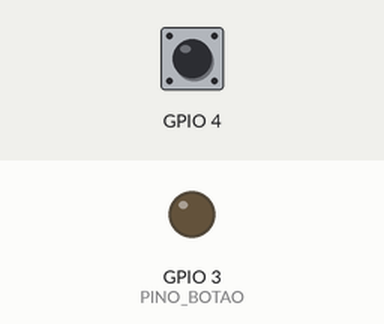
Bench run of a sketch on a simulated ESP32-C6. Parts: output pins drawn as LEDs (lit = HIGH). The inputs (shaded band) are chosen by the test bench; at power-on: GPIO 4 HIGH.

Above: at 1.2 s.
1.3 s: GPIO 4 pulled LOW for 0.15 s
At 1.37 s:
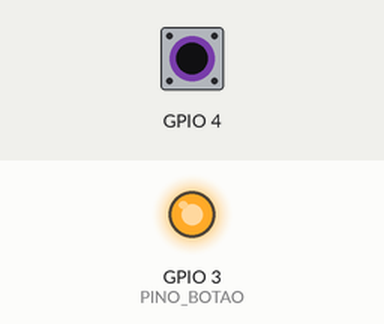
2.9 s: GPIO 4 pulled LOW for 3.2 s
At 6.8 s:
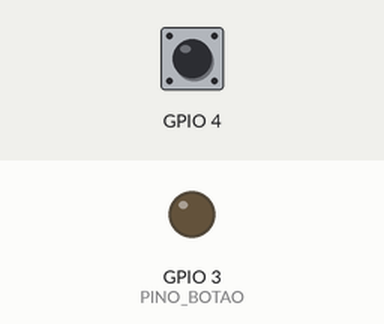
Timing chart, 0 to 8.3 s (numbered marks = the images above; inputs shaded):
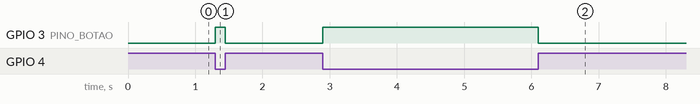

The sketch:

roteiro-03-botao-led.ino
```cpp
/*
  Roteiro 03 - Botao + LED
  Um botao externo liga e desliga um LED externo.

  Montagem:
    - LED: anodo (perna longa) em D1 atraves de um resistor (~220 ohm), catodo em GND.
    - Botao: um lado em D2, outro em GND. D2 usa pull-up interno,
      entao o botao pressionado le LOW.

  Configuracao no Arduino IDE:
    Board: XIAO_ESP32C6
*/

const int PINO_LED = D1;
const int PINO_BOTAO = D2;

void setup() {
  pinMode(PINO_LED, OUTPUT);
  pinMode(PINO_BOTAO, INPUT_PULLUP);
}

void loop() {
  bool pressionado = (digitalRead(PINO_BOTAO) == LOW);
  digitalWrite(PINO_LED, pressionado ? HIGH : LOW);
}
```

Measured:
- after the input at 1.3 s, GPIO 3 (PINO_BOTAO): LOW → HIGH at once, → LOW 0.15 s later
- after the input at 2.9 s, GPIO 3 (PINO_BOTAO): LOW → HIGH at once, → LOW 3.2 s later
